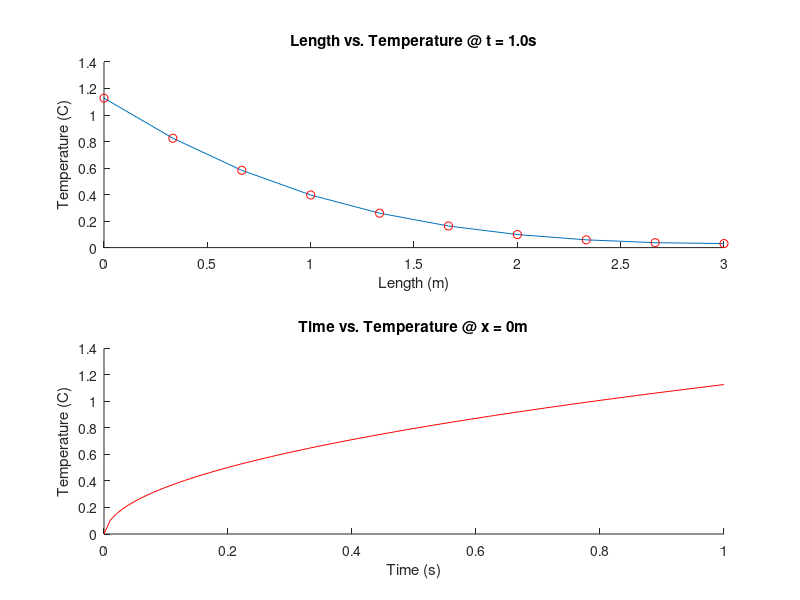
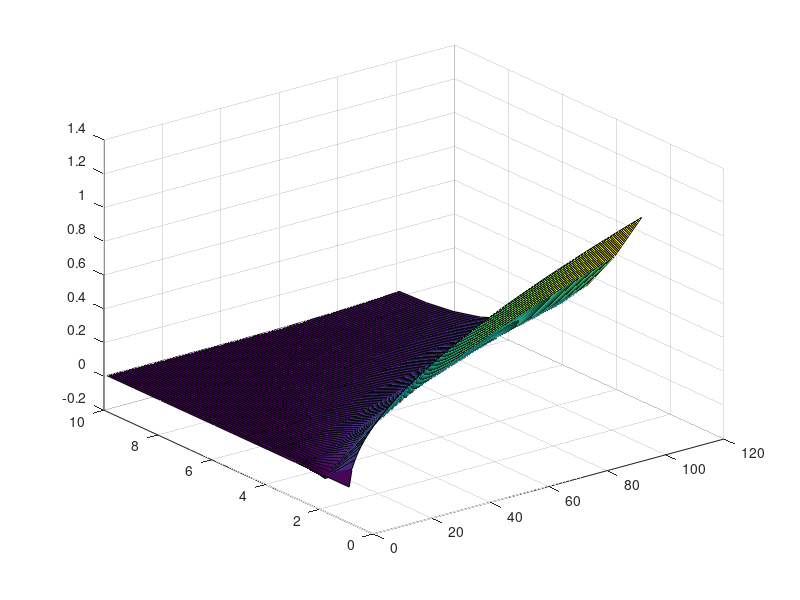

MATLAB code to generate these figures, in order:
%% 1-D UNSTEADY CONVECTION IN A BAR ======================================
% This code solves for the equation (pc*A)*M*(df/dt) + (A*P)*N*(f) = (A)*s

% ==== CONSTANTS ====
% x  == array containing the x-values of each node
% NE == number of elements 
% h  == array containing the length of each element

% ==== MATRICIES ====
% N  == Global advection matrix
% M  == Mass matrix
% f  == 1D matrix of temperature values at each element
% s  == Source matrix

% Reference: 
% Original code by: Flyrockstar10
%[1] Strang G. and Fix G. (2008): An analysis of the Finite Element Method,Second Edition, Wellesley-Cambridge Press, Wellesley USA
%[2] R. W. Lewis et al. (1996):  The Finite Element Method in Heat Transfer Analysis, John Wiley and Sons, West Sussex England

% Developed by Dan Sweeney (3 November 2014)
% Last updated: 5 November 2014
% ========================================================================

%% Setup
A = 1;      % Element area
pc = 1;     % Heat capacity
P = 1;      % Thermal conductivity

%% Define x values for nodes and # of elements
x = linspace(0, 3, 10);

% # of elements = # of nodes - 1
NE = length(x) - 1;

% Generate element connectivity matrix
for i = 2:length(x)
    elements(i-1, :) = [i-1, i];
end

%% Initialize matricies
% Equation takes the form: M*f' + N*f = s(t)
M = zeros(NE+1, NE+1);      % NE+1 x NE+1
N = zeros(NE+1, NE+1);      % NE+1 x NE+1
f = zeros(NE+1, 1);         % NE+1 x 1
s = zeros(NE+1, 1);

%% Assemble the matricies
for i = 1:NE
    nodes = elements(i, :);                         % Define node
    h_loc = x(i+1) - x(i);                          % Determine node width
    
    Ne = (A*P/h_loc) * [1, -1; -1, 1];              % Define local N as Ne
    Me = (pc*A*h_loc/6) * [2, 1; 1, 2];             % Define local M as Me
    se = (A*h_loc/6) * [2, 1; 1, 2] * s(nodes, 1) ; % Define local s as Se
        
    N(nodes, nodes) = N(nodes, nodes) + Ne;         % Fill in global N
    M(nodes, nodes) = M(nodes, nodes) + Me;         % Fill in global M
    s(nodes, 1) = s(nodes, 1) + se;                 % Fill in global s
end

%% Apply Neumann Boundary Condition
s(1) = 1;

%% Apply Dirichlet Boundary Condition
f(1) = 0;

%% Setup time scale
dt = 0.01;
t_max = 1;
tt = 0:dt:1;

%% Assemble right hand side
% M*f(t+1) = (M - dt * N - dt * s) * f(t)
for i = 2:length(tt)
    RHS = (M - dt .* N)*f(:, end) + dt .* s;
    f = cat(2, f, M\RHS);
end

%% Get some freakin' sweet plots
figure(1);
subplot(2, 1, 1)
hold all
plot(x, f(:, end), x, f(:, end), 'ro')
title('Length vs. Temperature @ t = 1.0s')
xlabel('Length (m)')
ylabel('Temperature (C)')
hold off

subplot(2, 1, 2)
hold all
plot(tt, f(1, :), 'r')
title('Time vs. Temperature @ x = 0m')
xlabel('Time (s)')
ylabel('Temperature (C)')
hold off

figure(2);
surf(f);
